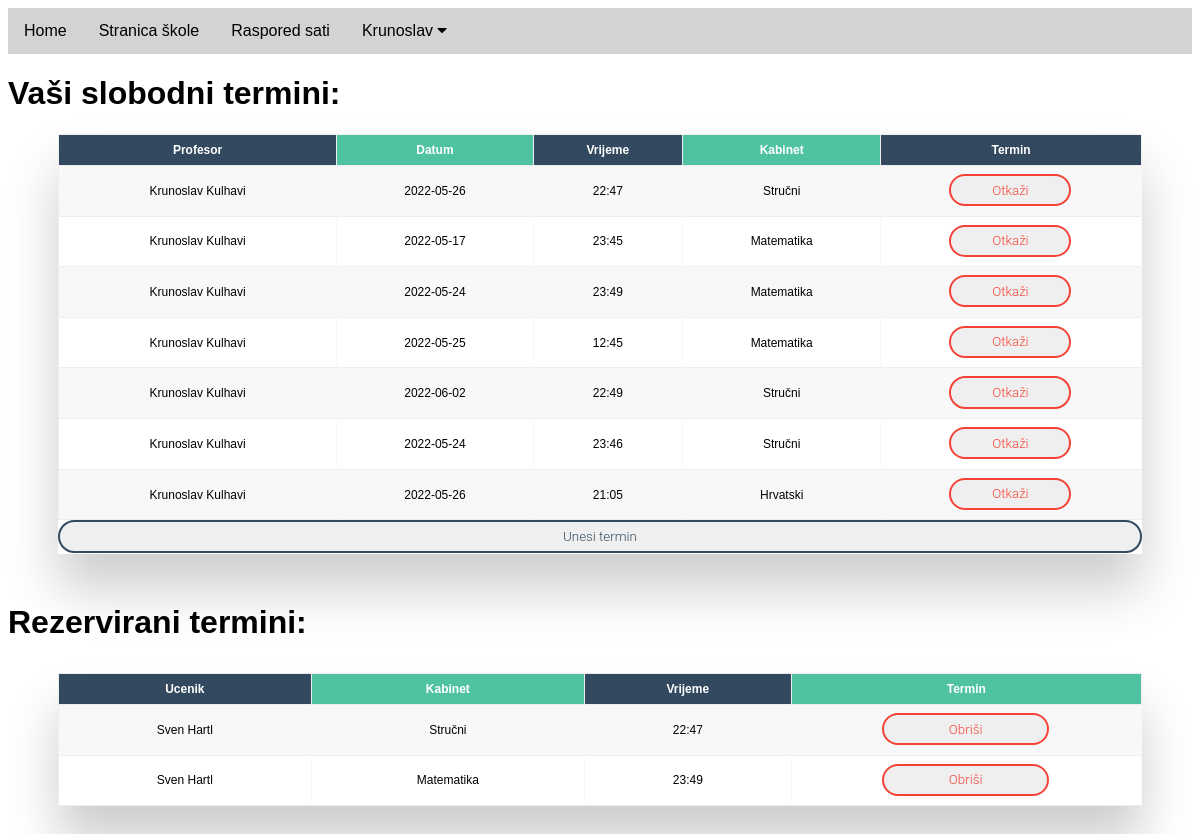
Page /Maturalni_rad/Profdb.php (signed in) on the committed database.
### tables this page shows
CREATE TABLE `termini` (
  `id` int(11) NOT NULL,
  `users_id` int(11) NOT NULL,
  `datum` date NOT NULL,
  `time` varchar(255) NOT NULL,
  `kabinet` varchar(255) NOT NULL,
  `rezerviran` tinyint(1) DEFAULT NULL,
  `termin_name` varchar(255) DEFAULT NULL,
  `termin_surname` varchar(255) DEFAULT NULL
);

CREATE TABLE `users` (
  `id` int(11) NOT NULL,
  `role` varchar(255) NOT NULL,
  `name` varchar(255) NOT NULL,
  `surname` varchar(255) NOT NULL,
  `username` varchar(255) NOT NULL,
  `password` varchar(255) NOT NULL,
  `email` varchar(255) NOT NULL,
  `profile_pic` blob
);

### Maturalni_rad/Profdb.php (the view, shortened to what this page needs)
<!DOCTYPE html>
<html lang="en">
<head>
    <link rel="stylesheet" type="text/css" href="style.css">
</head>
<body>
<header>
    <?php
		include("navbar.php");
        ?>
	</header>
    <div class="column2">
      <h1>Vaši slobodni termini: </h1>
      <?php
include("dbconn.php");
$id= $_SESSION['ID'];
$result = mysqli_query($db,"SELECT termini.datum,  termini.time, users.name, termini.id, users.surname,termini.kabinet, termini.users_id FROM users INNER JOIN termini on  users.id=termini.users_id
WHERE users_id=$id");
echo "
<div class='table-wrapper'>
<table class='fl-table' border='1' style='width: 100%; height: auto'>
<tr>
<th>Profesor</th>
<th>Datum</th>
<th>Vrijeme</th>
<th>Kabinet</th>
<th>Termin</th>
</tr>
</div>";
while($row = mysqli_fetch_array($result)) {
    echo "<tr>";
    echo "<td style='padding: 7px'>" . $row['name'] ." ". $row['surname'] ."</td>";
    echo "<td>" . $row['datum'] . "</td>";
    echo "<td>" . $row['time'] . "</td>";
    echo "<td>" . $row['kabinet'] . "</td>";
    echo '<td>
                <form class="form2" id="delete" method="post" action="insertTermini.php">
                <button type="submit" name="delete" class="bn33">Otkaži</button>
                <input value="'.$row['id'].'" name="id1" hidden>
                </form></td>';
}
?>
  <?php
     echo '<form class="form1" method="post" action="unosTermina.php">
     <button onclick="" type="submit" value="'.$id.'" name="id" class="bn31">Unesi termin</button>
 </form>';
     ?>
  </div>
    <?php
include("dbconn.php");
$result = mysqli_query($db,"SELECT termini.termin_name, termini.termin_surname, termini.time,termini.id,termini.datum, users.name, users.surname, termini.kabinet, termini.users_id FROM users INNER JOIN termini on  users.id=termini.users_id
WHERE rezerviran=1 AND users_id=$id");
echo "
<p style='font-size: 2em;'>
<b>Rezervirani termini:</b>
</p>
<div class='table-wrapper'>
<table class='fl-table' border='1  '>
<tr>
<th>Ucenik</th>
<th>Kabinet</th>
<th>Vrijeme</th>
<th>Termin</th>
</tr>
</div>";
while($row = mysqli_fetch_array($result)) {
    echo "<tr>";
    echo "<td>" . $row['termin_name'] . " " . $row['termin_surname'] . "</td>";
    echo "<td>" . $row['kabinet'] . "</td>";
    echo "<td>" . $row['time'] . "</td>";
    echo"<td>";
echo "<form class='form333' method='post' action='deleteTermin.php'>";
 echo   "<button class='bn33' name='submit333' type='submit'>Obriši</button>
</form></td>";
}
?>
</body>
</html>

### Maturalni_rad/style.css (style rules this page uses)
body { font-family: Arial, Helvetica, sans-serif; }
.table-wrapper { margin: 5px 50px 50px; box-shadow: 0px 35px 50px rgba( 0, 0, 0, 0.2 ); }
.fl-table { border-radius: 5px; font-size: 12px; font-weight: normal; border: none; border-collapse: collapse; width: 100%; max-width: 100%; white-space: nowrap; background-color: white; }
.fl-table td, .fl-table th { text-align: center; padding: 8px; }
.fl-table td { border-right: 1px solid #f8f8f8; font-size: 12px; }
.fl-table th { color: #ffffff; background: #4FC3A1; }
.fl-table th:nth-child(odd) { color: #ffffff; background: #324960; }
.fl-table tr:nth-child(even) { background: #F8F8F8; }
.bn33 { display: inline-block; padding: 0.5em 1.7em; margin: 0 0.1em 0.1em 0; border: 0.16em solid #f44336; border-radius: 2em; box-sizing: border-box; text-decoration: none; font-family: "Roboto", sans-serif; font-weight: 300; color: #f44336; text-shadow: 0 0.04em 0.04em rgba(255, 255, 255, 0.253); text-align: center; transition: all 0.2s; width: 50%; }
.bn31 { display: inline-block; padding: 0.5em 1.7em; margin: 0 0.1em 0.1em 0; border: 0.16em solid #324960; border-radius: 2em; box-sizing: border-box; text-decoration: none; font-family: "Roboto", sans-serif; font-weight: 300; color: #324960; text-shadow: 0 0.04em 0.04em rgba(255, 255, 255, 0.253); text-align: center; transition: all 0.2s; width: 100%; }

### Maturalni_rad/navbar.php (style rules this page uses)
body { font-family: Arial, Helvetica, sans-serif; }

### rows in the picture
termini: users.name "Krunoslav", users.surname "Kulhavi", datum "2022-05-26", time "22:47", kabinet "Stručni", termin_name "Sven", termin_surname "Hartl"
termini: users.name "Krunoslav", users.surname "Kulhavi", datum "2022-05-17", time "23:45", kabinet "Matematika"
termini: users.name "Krunoslav", users.surname "Kulhavi", datum "2022-05-24", time "23:49", kabinet "Matematika", termin_name "Sven", termin_surname "Hartl"
termini: users.name "Krunoslav", users.surname "Kulhavi", datum "2022-05-25", time "12:45", kabinet "Matematika"
termini: users.name "Krunoslav", users.surname "Kulhavi", datum "2022-06-02", time "22:49", kabinet "Stručni"
termini: users.name "Krunoslav", users.surname "Kulhavi", datum "2022-05-24", time "23:46", kabinet "Stručni"
termini: users.name "Krunoslav", users.surname "Kulhavi", datum "2022-05-26", time "21:05", kabinet "Hrvatski"

### other values in the picture
$loggedinuser "Krunoslav"
